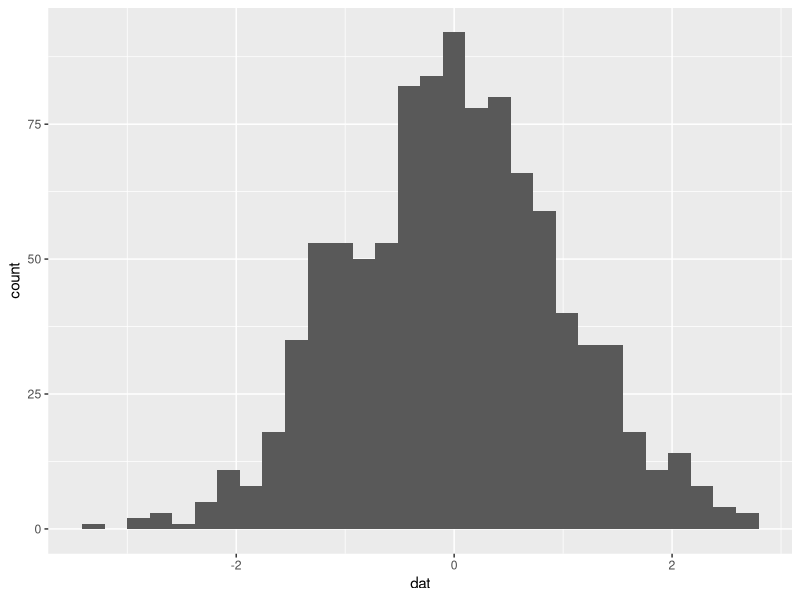

Write R code to recreate this figure.
## ---- chunk 1
knitr::opts_chunk$set(collapse = TRUE)
library(tidyverse)
## ---- chunk 2
x<-data.frame(dat=rnorm(1000))
x %>% ggplot(aes(x=dat))+geom_histogram()
